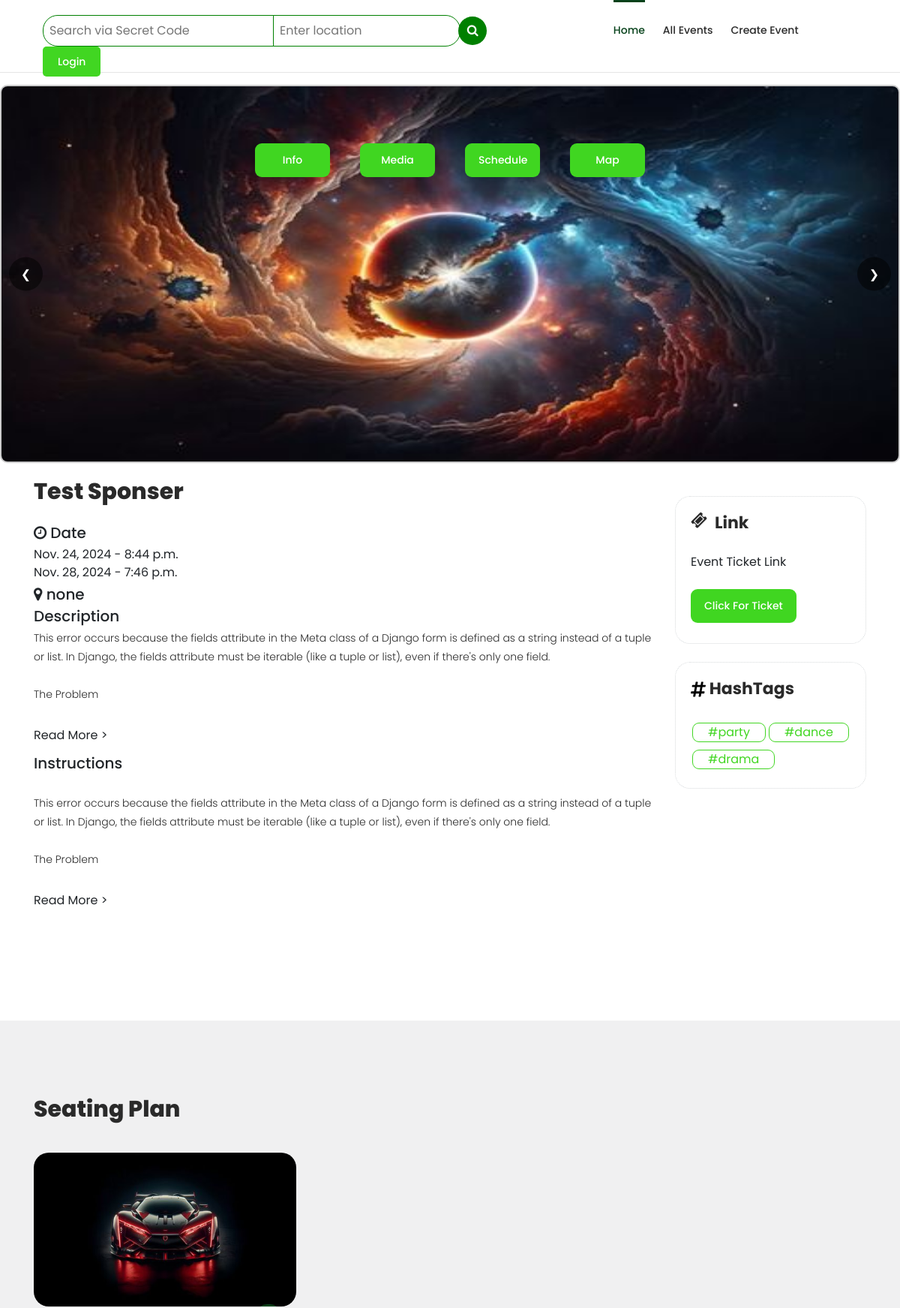
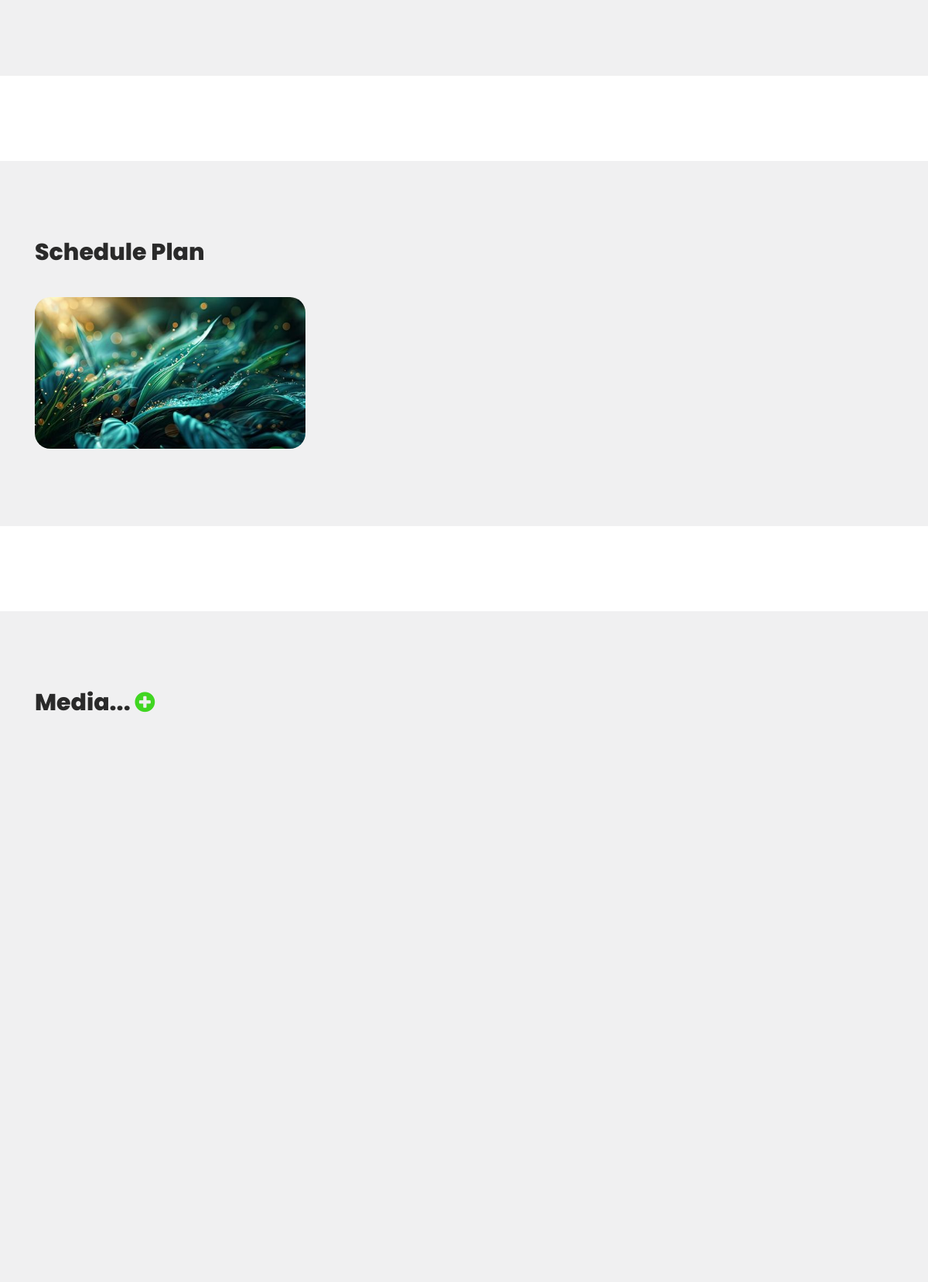
Page /event/80/ (upper part) on the committed database (2 pictures, top to bottom).
### EMS/models.py (models this page shows, shortened)
class Image(models.Model):
    event = models.ForeignKey(EventData, on_delete=models.CASCADE, related_name='images')
    image = models.ImageField(upload_to='event_images/')

class EventData(models.Model):
    CATEGORY_CHOICES = [
        ('private', 'Private'),
        ('public', 'Public'),
    ]
    ART_CATEGORY_CHOICES = [
        ('music', 'Music'),
        ('nightlife', 'Nightlife'),
        ('performingVisualArts', 'Performing & Visual Arts'),
        ('holidays', 'Holidays'),
        ('dating', 'Dating'),
        ('hobbies', 'Hobbies'),
        ('business', 'Business'),
        ('foodDrink', 'Food & Drink'),
        ('other', 'Other'),
    ]
    SAVING_MODE_CHOICES = [
        ('draft', 'Draft'),
        ('publish', 'Publish'),
    ]
    user = models.ForeignKey(User, on_delete=models.CASCADE)
    name = models.CharField(max_length=100)
    category = models.CharField(max_length=10, choices=CATEGORY_CHOICES, blank=True)
    art_category = models.CharField(max_length=20, choices=ART_CATEGORY_CHOICES, blank=True, default='other')
    image = models.ImageField(upload_to='event_images/',blank=True)
    description = models.TextField(blank=True)
    link = models.CharField(max_length=500,blank=True)
    instructions = models.TextField(blank=True)
    geast_list = models.TextField(blank=True)
    place_info = models.CharField(max_length=200, blank=True)
    start_date = models.DateField()
    end_date = models.DateField()
    start_time = models.TimeField()
    end_time = models.TimeField()
    created_user = models.ForeignKey('auth.User', on_delete=models.CASCADE, related_name='created_user')
    updated_user = models.ForeignKey('auth.User', on_delete=models.CASCADE, related_name='updated_user')
    created_date = models.DateField(auto_now_add=True)
    updated_date = models.DateField(auto_now_add=True)
    sitting_plan = models.ImageField(upload_to='sitting_plan_files/', blank=True)
    schedule_plan = models.ImageField(upload_to='schedule_plan_files/', blank=True)
    hashTags = models.CharField(max_length=100, blank=True)
    saving_mode = models.CharField(max_length=20, choices=SAVING_MODE_CHOICES, default='draft')

class SeatingImage(models.Model):
    event = models.ForeignKey(EventData, on_delete=models.CASCADE, related_name='sitting_plans')
    image = models.ImageField(upload_to='sitting_plan_files/')

class ScheduleImage(models.Model):
    event = models.ForeignKey(EventData, on_delete=models.CASCADE, related_name='schedule_plans')
    image = models.ImageField(upload_to='sitting_plan_files/')

### EMS/views.py (the view)
# urls.py: path('event/<int:event_id>/', views.event_detail, name='event_detail'),
def event_detail(request, event_id):
    event = get_object_or_404(EventData, id=event_id)
    images = event.images.all()
    sitting_plans = event.sitting_plans.all()
    schedule_plans = event.schedule_plans.all()
    userData = User.objects.get(username = event.user)
    event_related = EventData.objects.filter(user=userData.id)[:3]
    comments = event.comments.filter(status = 'approve')
    hashtags = event.hashTags.split(" ")
    if request.method == 'POST':
        form = CommentForm(request.POST, request.FILES)
        if form.is_valid():
            comment = form.save(commit=False)
            comment.event = event
            comment.user = event.user  # Assuming the user is logged in
            comment.save()
            messages.success(request, 'Successfully Sent!')
            return redirect('event_detail', event_id=event.id)
    else:
        form = CommentForm()
    if event.category == 'public':
        return render(request, 'events/event_detail.html', {'event': event,'hashtags':hashtags,'images': images,'sitting_plans': sitting_plans,'schedule_plans': schedule_plans, 'event_related':event_related, 'comments': comments, 'form': form,'active_page': 'home', 'showComment':''})
    else:
        return render(request, 'events/event_detail.html', {'event': event, 'hashtags':hashtags,'images': images,'sitting_plans': sitting_plans,'schedule_plans': schedule_plans,'event_related':event_related, 'comments': comments, 'form': form,'active_page': 'home', 'showComment':'True'})

### EMS/forms.py
class CommentForm(forms.ModelForm):
    class Meta:
        model = Comment
        fields = ['name', 'text', 'image', 'email', 'status','video']
        widgets = {
            'image': forms.ClearableFileInput(attrs={'id': 'comment_upload_image'}),  # Add id here
            'video': forms.ClearableFileInput(attrs={'id': 'comment_upload_video'}),  # Add id here
        }
    def __init__(self, *args, **kwargs):
        super(CommentForm, self).__init__(*args, **kwargs)
        self.fields['name'].label = ""
        self.fields['text'].label = ""
        self.fields['email'].label = ""
        self.fields['name'].widget.attrs.update({
            'placeholder': 'Enter the name.'
        })
        self.fields['email'].widget.attrs.update({
            'placeholder': 'Enter the email.'
        })
        self.fields['text'].widget.attrs.update({
            'placeholder': 'Comment!'
        })

### EMS/templatetags/custom_filters.py (called while the page is built)
@register.filter
def replace_slash(value):
    return value.replace('/', '$$@$$')

@register.filter
def short10(value):
    return value[0:10]+"..."

@register.filter
def checkHttp(value):
    return "https://"+(value.split("https://")[-1])

### EMS/templates/events/event_detail.html (shortened to what this page needs)
{% extends 'base/base.html' %}
{% load custom_filters %}
{% load static %}
{% block content %}
<div class="shortcuts">
    <ul>
        <li><a href="#DescSection">Info</a></li>
        <li><a href="#MediaSection">Media</a></li>
        <li><a href="#ScheduleSection">Schedule</a></li>
        <li><a href="#MapSection">Map</a></li>
    </ul>
</div>
<div class="carousel">
    <div class="slides">
        {% for image in images %}
        <div class="slide">
            <img src="{{image.image.url}}" alt="Banner 1" height="500px">
        </div>
        {% endfor %}
    </div>
    <button class="btn prev">❮</button>
    <button class="btn next">❯</button>
</div>
<div id="DescSection" class="about-upcoming-shows">
    <div class="container">
        <div class="row">
            <div class="col-lg-9">
                <h2>{{ event.name }}</h2>
                <h5 style="margin-bottom: 5px;"><i class="fa fa-clock-o"></i> Date </h5>
                <span class="datetime">{{ event.start_date }} - {{ event.start_time }} </span><br>
                <span id="timmer">{{ event.end_date }} - {{ event.end_time }} </span>
                <h5 style="margin: 5px 0;"><i class="fa fa-map-marker"></i> {{ event.place_info }} </h5>
                <h5 style="margin: 5px 0;">Description </h5>
                <p id="desc_para"> {{ event.description | linebreaksbr }}</p>
                <label for="desc_toggle"><a></a></label>
                 <br>
                <h5 style="margin: 5px 0;"> Instructions </h5>
                <br>
                <ul>
                    <p id="instr_para">{{ event.instructions | linebreaksbr }}</p>
                    <label for="instr_toggle"><a></a></label>
                </ul>
            </div>
            <div class="col-lg-3">
                <br>
                <div class="next-shows">
                    <h4><i class="fa fa-ticket"></i> Link </h4>
                    <div class="down-content">
                        <span> Event Ticket Link</span> <br> <br>
                        <div class="main-dark-button">
                            <a {% if event.link %} href="{{event.link | checkHttp }}" target="_blank" {%else%} href="#" {% endif %} style="color: white;border-radius: 9px;overflow: hidden;"
                                >Click for ticket </a>
                        </div>
                    </div>
                </div>
                <br>
                {% if hashtags %}
                <div class="next-shows">
                    <h4>
                     HashTags </h4>
                    <div class="down-content" style="display: flex;flex-wrap: wrap;">
                            {% for tag in hashtags%}
                            <a class="outline_login_btn" {% if tag %} href="{% url 'search_tags' tag %}" {% endif %}style="color: white;border-radius: 9px;overflow: hidden; margin: 5px 2px;"
                                target="_blank">#{{tag}} </a>
                            {% endfor %}
                    </div>
                </div>
                {% endif %}
            </div>
        </div>
    </div>
</div>
{% if event.sitting_plan %}
<div id="MapSection" class="also-like">
    <div class="container">
        <div class="row">
            <div class="col-lg-12">
                <h2>Seating Plan</h2>
            </div>
            {% for sitting_plan in sitting_plans %}
            <div class="col-lg-4">
                <div class="like-item sitting_plan">
                    <div class="thumb">
                        <img src="{{sitting_plan.image.url}}" alt="">
                        <div class="icons">
                            <ul>
                                <li><a href="#"></a>
                                </li>
                            </ul>
                        </div>
                    </div>
                </div>
            </div>
            {% endfor %}
        </div>
    </div>
</div>
{% endif %}
{% if event.schedule_plan %}
<div id="ScheduleSection" class="also-like">
    <div class="container">
        <div class="row">
            <div class="col-lg-12">
                <h2>Schedule Plan</h2>
            </div>
            {% for schedule_plan in schedule_plans %}
            <div class="col-lg-4">
                <div class="like-item schedule_plan">
                    <div class="thumb">
                        <img src="{{schedule_plan.image.url}}" alt="">
                        <div class="icons">
                            <ul>
                                <li><a href="#"></a>
                                </li>
                            </ul>
                        </div>
                    </div>
                </div>
            </div>
            {% endfor %}
        </div>
    </div>
</div>
{% endif %}
<div id="MediaSection" class="also-like">
    <div class="container">
        <div class="row">
            <div class="col-lg-12">
                <h2>Media... <a href="#CommentMediaSection"><i style="color: #40d621;"
                            class="fa fa-plus-circle"></i></a>
                </h2>
            </div>
        </div>
    </div>
</div>
{% endblock content %}

### EMS/static/EMS/css/tooplate-artxibition.css (style rules this page uses)
html, body, div, span, applet, object, iframe, h1, h2, h3, h4, h5, h6, p, blockquote, div pre, a, abbr, acronym, address, big, cite, code, del, dfn, em, font, img, ins, kbd, q, s, samp, small, strike, strong, sub, sup, tt, var, b, u, i, center, dl, dt, dd, ol, ul, li, figure, header, nav, section, article, aside, footer, figcaption { margin: 0; padding: 0; border: 0; outline: 0; }
ul, li { padding: 0; margin: 0; list-style: none; }
* { box-sizing: border-box; }
html, body { font-family: 'Poppins', sans-serif; font-weight: 400; background-color: #fff; font-size: 16px; -ms-text-size-adjust: 100%; -webkit-font-smoothing: antialiased; -moz-osx-font-smoothing: grayscale; }
a { text-decoration: none !important; }
h1, h2, h3, h4, h5, h6 { margin-top: 0px; margin-bottom: 0px; }
h4 { line-height: 30px; }
ul { margin-bottom: 0px; }
p { font-size: 14px; line-height: 25px; color: #2a2a2a; font-weight: 300; }
html, body { background: #fff; font-family: 'Poppins', sans-serif; }
.main-dark-button a { display: inline-block; font-size: 14px; padding: 12px 18px; background-color: #40d621; color: #fff; text-align: center; font-weight: 500; text-transform: capitalize; transition: all .3s; }
.outline_login_btn { border: 1px solid #41d622 !important; color: #41d622 !important; padding: 0 20px; border-radius: 5px; width: fit-content; }
.shortcuts>ul { display: flex; flex-direction: row; align-items: center; justify-content: center; width: 100%; flex-wrap: wrap; position: absolute; z-index: 1; top: 181px; }
.shortcuts>ul>li { padding: 0 20px; margin: 10px 0; }
.shortcuts>ul>li>a { width: 100px; display: inline-block; font-size: 14px; padding: 12px 18px; background-color: #40d621; color: #fff; text-align: center; font-weight: 500; text-transform: capitalize; transition: all .3s; border: none; outline: none; border-radius: 9px }
.about-upcoming-shows { margin-top: 20px; }
.about-upcoming-shows h2 { font-size: 30px; font-weight: 800; color: #2a2a2a; margin-bottom: 25px; }
.about-upcoming-shows h4 { font-size: 22px; font-weight: 700; color: #2a2a2a; margin-bottom: 25px; ; }
.about-upcoming-shows ul { margin-bottom: 30px; }
.about-upcoming-shows p { margin-bottom: 30px; ; }
.about-upcoming-shows .next-shows { border: 1px dotted #d7dadc; padding: 20px; border-radius: 20px; overflow: hidden; }
.about-upcoming-shows .next-shows h4 { display: inline-block; }
.about-upcoming-shows .next-shows h4 i { float: left; display: inline-block; margin-right: 10px; height: 30px; }
.also-like { margin-top: 110px; background-color: #f0f0f1; padding-bottom: 100px; }
.also-like h2 { font-size: 30px; font-weight: 800; color: #2a2a2a; margin-top: 100px; margin-bottom: 40px; }
.also-like .thumb { position: relative; }
.also-like .thumb .icons { position: absolute; bottom: -27px; right: 20px; }
.also-like .thumb .icons ul li { display: inline-block; margin-left: 5px; }
.also-like .thumb .icons ul li a { width: fit-content; height: 30px; padding: 1px 11px; display: inline-block; text-align: center; line-height: 30px; color: #fff; background-color: #07421b; border-radius: 50px; transition: all .3s; }
.also-like .like-item { border-radius: 20px; overflow: hidden; }
.also-like .like-item img { width: 100%; overflow: hidden; }
label[for="desc_toggle"]>a::after { content: "Read More >"; }
#desc_para { max-height: 200px; overflow: hidden; }
label[for="instr_toggle"]>a::after { content: "Read More >"; }
#instr_para { max-height: 200px; overflow: hidden; }

### EMS/static/EMS/css/main_styles.css (style rules this page uses)
.carousel { position: relative; width: 100%; max-width: 1200px; margin: 0 auto; overflow: hidden; border: 2px solid #ccc; border-radius: 10px; }
.slides { display: flex; transition: transform 0.5s ease-in-out; }
.slide { min-width: 100%; box-sizing: border-box; }
.slide img { width: 100%; display: block; }
.btn { position: absolute; top: 50%; transform: translateY(-50%); background-color: rgba(0, 0, 0, 0.5); color: white; border: none; padding: 10px; cursor: pointer; border-radius: 50%; z-index: 10; width: 45px; height: 45px; }
.prev { left: 10px; }
.next { right: 10px; }

### EMS/templates/events/event_detail.html (style rules this page uses)
.shortcuts>ul { display: flex; flex-direction: row; align-items: center; justify-content: center; width: 100%; flex-wrap: wrap; position: absolute; z-index: 1; top: 181px; }

### rows in the picture
Image: image (picture)
EventData: name "Test Sponser", start_date "Nov. 24, 2024", start_time "8:44 p.m.", end_date "Nov. 28, 2024", end_time "7:46 p.m.", place_info "none", description "This error occurs because the fields attribute in the Meta class of a Django form is defined as a string instead of a tuple or list. In Django, the fields attribute must be iterable (like a tuple or list), even if there's only one field. The Problem", instructions "This error occurs because the fields attribute in the Meta class of a Django form is defined as a string instead of a tuple or list. In Django, the fields attribute must be iterable (like a tuple or list), even if there's only one field. The Problem"
SeatingImage: image (picture)
ScheduleImage: image (picture)

### other values in the picture
{{ tag }} "party" "dance" "drama"
